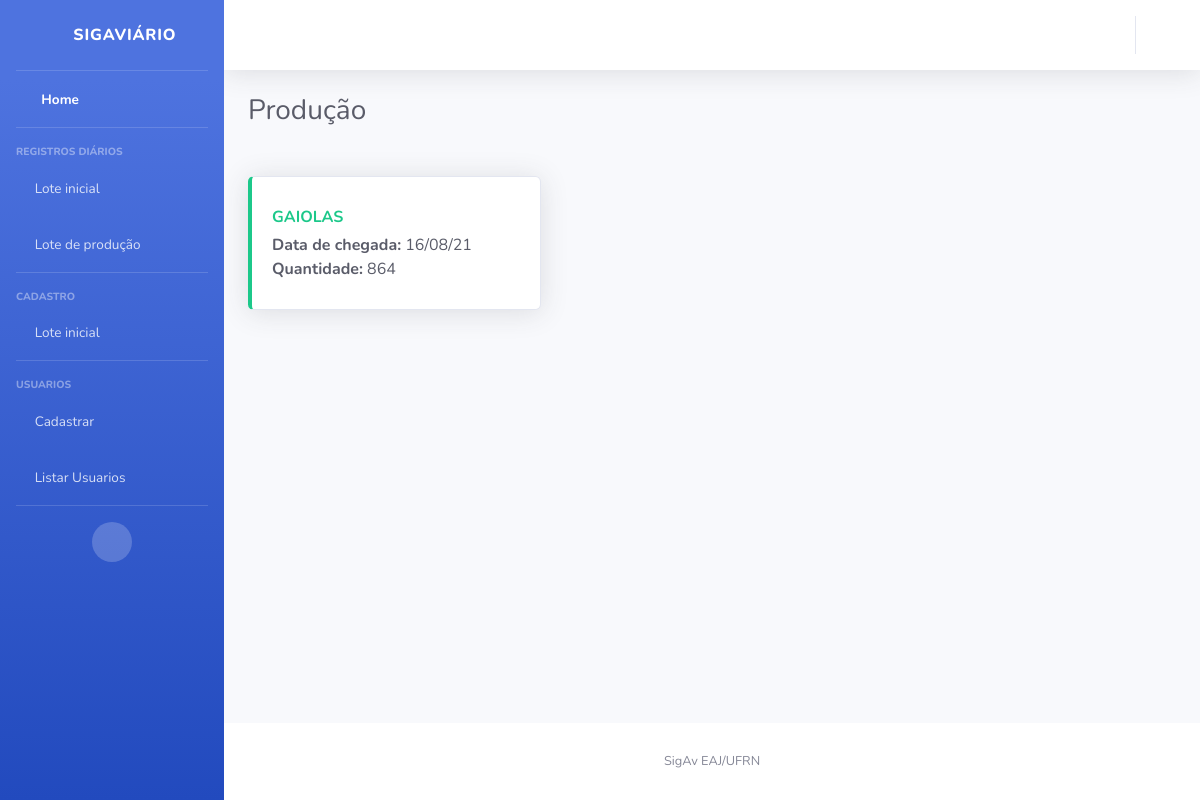
The app's page /producao/listar/ with its own data.
### producao/models.py (models this page shows, shortened)
class Fase_postura(models.Model):
    lote = models.ForeignKey(Lote, on_delete=models.RESTRICT)
    tipo_sistema = models.CharField(max_length=1, choices=TIPODECRIACAO)
    data_chegada = models.DateField(default=date.today)
    quantidade_aves_chegada = models.PositiveIntegerField()
    quantidade_aves_final = models.PositiveIntegerField(null=True, blank=True)
    media_postura_diaria = models.DecimalField(max_digits=10, decimal_places=2, default=0)
    status = models.CharField(max_length=1, choices=STATUS, default='A') # Representa a existência ou não das aves no ambiente
    observacoes = models.CharField(max_length=400, null=True, blank=True)
    class Meta:
        ordering = ('status','tipo_sistema',)

### producao/views.py (the view)
# urls.py: path('listar/', views.Listar_Producao.as_view(), name='listar'),
class Listar_Producao(ListView):
    model = Fase_postura
    queryset = Fase_postura.objects.filter(status='A')
    template_name = 'producao/listar.html'

### templates/producao/listar.html (shortened to what this page needs)
{% extends "base.html" %}
{% block titulo %}
Produção
{% endblock %}
{% block conteudo %}
    {% if object_list %}
        {% for producao in object_list %}
       {%if forloop.counter0|divisibleby:3 %}
        <br>
       <div class="row">
       {%endif%}
                {%  if producao.tipo_sistema == "A" %}
                <div class="col-lg-4 col-md-6">
                  <a href="{% url 'producao:detalhes' pk=producao.id %}" style="text-decoration: none;">
                    <div class="card border-left-primary shadow h-100 py-2">
                      <div class="card-body">
                        <div class="row no-gutters align-items-center">
                          <div class="col mr-2">
                            <div class="text-m font-weight-bold text-primary text-uppercase mb-1">{{producao.get_tipo_sistema_display}}</div>
                            <div class="mb-0 text-gray-800"><strong>Data de chegada:</strong> {{producao.data_chegada|date:"d/m/y"}}</div>
                            <div class="mb-0 text-gray-800"><strong>Quantidade:</strong> {{producao.quantidade_aves_final}}</div>
                          </div>
                          <div class="col-auto">
                            <i class="fas fa-kiwi-bird fa-3x" style="color:#007bff"></i>
                          </div>
                        </div>
                      </div>
                    </div>
                  </a>
                </div>
                {% elif producao.tipo_sistema == "B"%}
                <div class="col-lg-4 col-md-6">
                  <a href="{% url 'producao:detalhes' pk=producao.id %}" style="text-decoration: none;">
                  <div class="card border-left-success shadow h-100 py-2">
                    <div class="card-body">
                      <div class="row no-gutters align-items-center">
                        <div class="col mr-2">
                          <div class="text-m font-weight-bold text-success text-uppercase mb-1">{{producao.get_tipo_sistema_display}}</div>
                          <div class="mb-0 text-gray-800"><strong>Data de chegada:</strong> {{producao.data_chegada|date:"d/m/y"}}</div>
                          <div class="mb-0 text-gray-800"><strong>Quantidade:</strong> {{producao.quantidade_aves_final}}</div>
                        </div>
                        <div class="col-auto">
                          <i class="fas fa-border-all fa-3x" style="color:#28a745"></i>
                        </div>
                      </div>
                    </div>
                  </div>
                </a>
                </div>
               {%endif%}
        {% endfor %}
     {% if not object_list|length|divisibleby:3 %}
      </div>
     {% endif %}
    {% else %}
        <p>Não há produção.</p>
    {% endif %}
{% endblock %}

### records on screen
Fase_postura: tipo_sistema "GAIOLAS", data_chegada "16/08/21", quantidade_aves_final "864"
